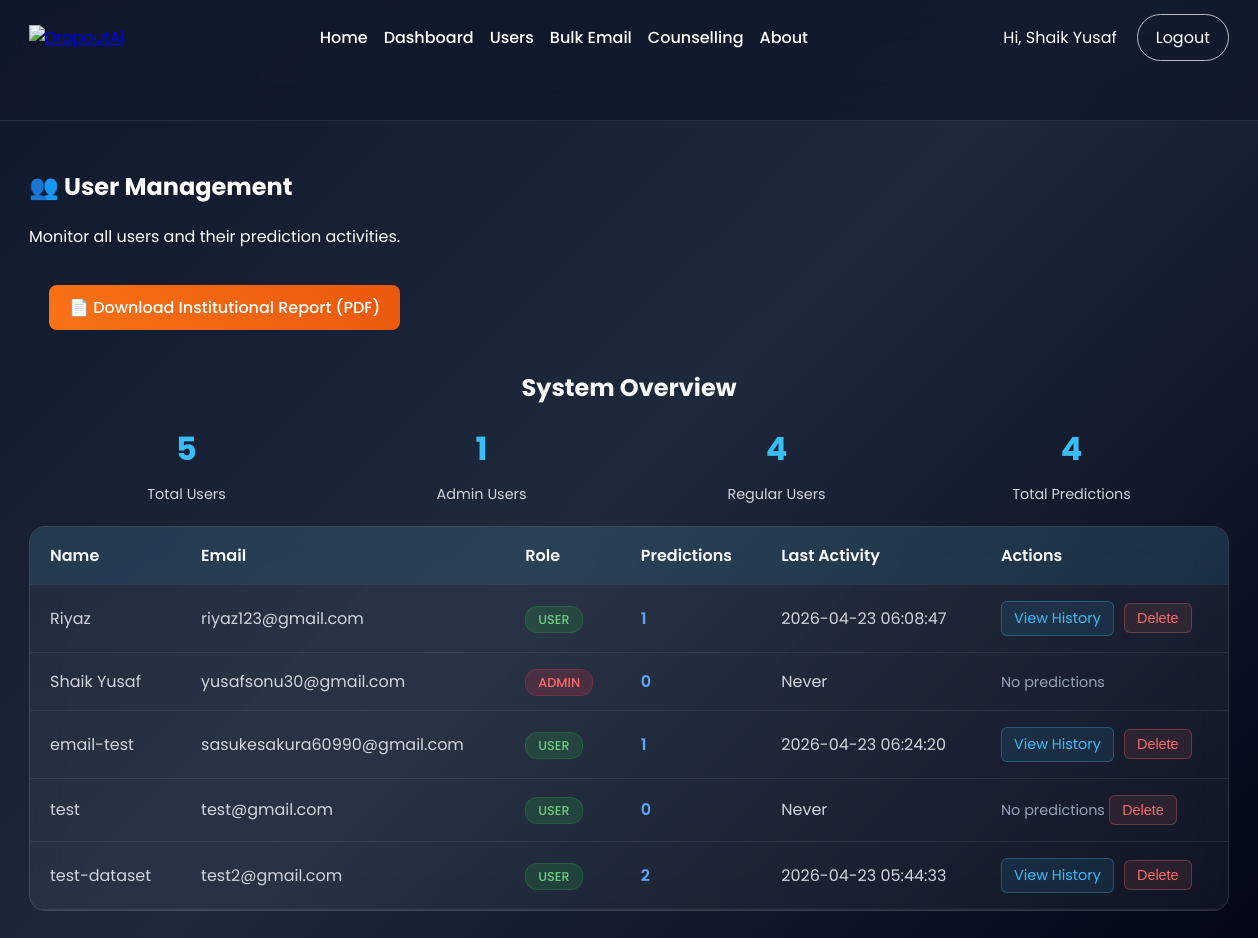
The app's page /admin/users (signed in) with its own data.
### tables this page shows
CREATE TABLE users (
            id INTEGER PRIMARY KEY AUTOINCREMENT,
            name TEXT NOT NULL,
            email TEXT NOT NULL UNIQUE,
            password TEXT NOT NULL,
            role TEXT NOT NULL
        );

### app.py (the view)
@app.route('/admin/users')
@admin_required
def admin_users():
    users = query_db('''
        SELECT u.id, u.name, u.email, u.role,
               COUNT(p.id) as prediction_count,
               MAX(p.prediction_date) as last_prediction
        FROM users u
        LEFT JOIN predictions p ON u.id = p.user_id
        GROUP BY u.id
        ORDER BY u.name
    ''')
    return render_template('admin_users.html', users=users)

### app.py (called while the page is built)
def get_db():
    db = getattr(g, '_database', None)
    if db is None:
        db = g._database = sqlite3.connect(DATABASE)
        db.row_factory = sqlite3.Row
    return db

def query_db(query, args=(), one=False):
    cur = get_db().execute(query, args)
    rv = cur.fetchall()
    cur.close()
    return (rv[0] if rv else None) if one else rv

def init_db():
    db = get_db()
    db.execute(
        '''CREATE TABLE IF NOT EXISTS users (
            id INTEGER PRIMARY KEY AUTOINCREMENT,
            name TEXT NOT NULL,
            email TEXT NOT NULL UNIQUE,
            password TEXT NOT NULL,
            role TEXT NOT NULL
        )'''
    )
    db.execute(
        '''CREATE TABLE IF NOT EXISTS predictions (
            id INTEGER PRIMARY KEY AUTOINCREMENT,
            user_id INTEGER NOT NULL,
            attendance REAL NOT NULL,
            avg_marks REAL NOT NULL,
            study_hours REAL NOT NULL,
            backlogs INTEGER NOT NULL,
            risk_level TEXT NOT NULL,
            prediction_date TIMESTAMP DEFAULT CURRENT_TIMESTAMP,
            FOREIGN KEY (user_id) REFERENCES users (id)
        )'''
    )
    db.commit()

@login_manager.user_loader
def load_user(user_id):
    user = query_db('SELECT * FROM users WHERE id = ?', [user_id], one=True)
    if user:
        return User(user['id'], user['name'], user['email'], user['role'])
    return None

@app.before_request
def before_request():
    init_db()

@app.context_processor
def inject_user():
    return {
        'logged_in': current_user.is_authenticated
    }

@app.teardown_appcontext
def close_connection(exception):
    db = getattr(g, '_database', None)
    if db is not None:
        db.close()

def admin_required(view):
    @wraps(view)
    def wrapped_view(*args, **kwargs):
        if not current_user.is_authenticated:
            flash('Please login to continue.', 'error')
            return redirect(url_for('login'))
        if current_user.role != 'admin':
            flash('Access denied. Admins only.', 'error')
            return redirect(url_for('predict'))
        return view(*args, **kwargs)
    return wrapped_view

### templates/admin_users.html (shortened to what this page needs)
{% extends 'base.html' %}
{% block styles %}
<link rel="stylesheet" href="{{ url_for('static', filename='css/style.css') }}">
{% endblock %}
{% block content %}
<section class="hero">
    <div class="hero-left">
        <h1>👥 User Management</h1>
        <p>Monitor all users and their prediction activities.</p>
    </div>
</section>
<section class="section">
    <div class="users-container">
        <div style="margin-bottom: 20px;">
            <a href="{{ url_for('admin_download_pdf_reports') }}" class="btn-pdf">📄 Download Institutional Report (PDF)</a>
        </div>
            <h2 style="text-align: center; margin-bottom: 20px; color: #f8fafc;">System Overview</h2>
            <div class="stats-grid">
                <div class="stat-item">
                    <span class="stat-number">{{ users|length }}</span>
                    <span class="stat-label">Total Users</span>
                </div>
                <div class="stat-item">
                    <span class="stat-number">{{ users|selectattr('role', 'equalto', 'admin')|list|length }}</span>
                    <span class="stat-label">Admin Users</span>
                </div>
                <div class="stat-item">
                    <span class="stat-number">{{ users|selectattr('role', 'equalto', 'user')|list|length }}</span>
                    <span class="stat-label">Regular Users</span>
                </div>
                <div class="stat-item">
                    <span class="stat-number">{{ users|sum(attribute='prediction_count') }}</span>
                    <span class="stat-label">Total Predictions</span>
                </div>
            </div>
        </div>
        <div class="users-table">
            <table>
                <thead>
                    <tr>
                        <th>Name</th>
                        <th>Email</th>
                        <th>Role</th>
                        <th>Predictions</th>
                        <th>Last Activity</th>
                        <th>Actions</th>
                    </tr>
                </thead>
                <tbody>
                    {% for user in users %}
                    <tr>
                        <td>{{ user.name }}</td>
                        <td>{{ user.email }}</td>
                        <td>
                            <span class="role-badge {{ user.role }}">
                                {{ user.role }}
                            </span>
                        </td>
                        <td>
                            <span class="prediction-count">{{ user.prediction_count }}</span>
                        </td>
                        <td>
                            {% if user.last_prediction %}
                                {{ user.last_prediction.split('.')[0] if '.' in user.last_prediction else user.last_prediction }}
                            {% else %}
                                Never
                            {% endif %}
                        </td>
                        <td>
                            {% if user.prediction_count > 0 %}
                                <a href="{{ url_for('admin_user_history', user_id=user.id) }}" class="btn-view-history">
                                    View History
                                </a>
                            {% else %}
                                <span style="color: #94a3b8; font-size: 0.9rem;">No predictions</span>
                            {% endif %}
                            {% if user.role == 'user' and user.id != current_user.id %}
                                <form method="POST" action="{{ url_for('delete_user', user_id=user.id) }}" style="display: inline;" onsubmit="return confirm('Are you sure you want to delete this user?');">
                                    <button type="submit" class="btn-delete">Delete</button>
                                </form>
                            {% endif %}
                        </td>
                    </tr>
                    {% endfor %}
                </tbody>
            </table>
        </div>
</section>
{% endblock %}

### templates/base.html (shortened to what this page needs)
<!DOCTYPE html>
<html lang="en">
<head>
    <link rel="stylesheet" href="{{ url_for('static', filename='css/style.css') }}">
    {% block styles %}{% endblock %}
</head>
<body>
    <header class="navbar">
        <div class="nav-inner">
            <div class="logo">
                <a href="/"><img src="{{ url_for('static', filename='images/logo.png') }}" alt="DropoutAi"></a>
            </div>
            <nav class="nav-links">
                <a href="/">Home</a>
                {% if logged_in %}
                    {% if current_user.role == 'admin' %}
                        <a href="/dashboard">Dashboard</a>
                        <a href="/admin/users">Users</a>
                        <a href="/admin/bulk_email">Bulk Email</a>
                        <a href="/counselling">Counselling</a>
                    {% else %}
                        <a href="/predict">Predict</a>
                        <a href="/user_dashboard">Dashboard</a>
                        <a href="/user_counselling">Counselling</a>
                        <a href="/analytics">Analytics</a>
                        <a href="/resources">Resources</a>
                    {% endif %}
                {% else %}
                    <a href="/resources">Resources</a>
                {% endif %}
                <a href="/about">About</a>
            </nav>
            <div class="nav-right">
                {% if logged_in %}
                    <span class="user-welcome">Hi, {{ current_user.name }}</span>
                    <a href="/logout" class="btn secondary">Logout</a>
                {% else %}
                    <a href="/login" class="btn login">Login</a>
                    <a href="/signup" class="btn signup">Sign Up</a>
                {% endif %}
            </div>
        </div>
    </header>
    <main class="main-container">
        {% block content %}{% endblock %}
    </main>
</body>
</html>

### static/css/style.css (style rules this page uses)
body { margin: 0; padding: 0; font-family: 'Poppins', sans-serif; background: linear-gradient(135deg, #0f172a, #1e293b, #020617); color: white; min-height: 100vh; }
.navbar { min-height: 120px; background: rgba(15, 23, 42, 0.75); backdrop-filter: blur(20px); border-bottom: 1px solid rgba(255, 255, 255, 0.1); position: sticky; top: 0; z-index: 1000; }
.nav-inner { width: min(1200px, 100%); padding: 14px 24px; margin: 0 auto; display: flex; align-items: center; justify-content: space-between; gap: 16px; }
.logo img { height: 110px; max-width: 100%; width: auto; }
.logo { flex-shrink: 0; }
.nav-links { display: flex; justify-content: center; gap: 16px; align-items: center; flex: 1 1 auto; flex-wrap: wrap; min-width: 0; }
.nav-links a { text-decoration: none; color: white; font-weight: 500; position: relative; transition: color 0.2s ease; }
.nav-links a::after { content: ""; width: 0; height: 2px; background: #ff7b00; position: absolute; left: 0; bottom: -4px; transition: width 0.25s ease; }
.nav-right { display: flex; align-items: center; gap: 10px; flex-shrink: 0; flex-wrap: wrap; justify-content: flex-end; }
.nav-right .btn { margin: 0; padding: 10px 18px; border-radius: 999px; text-decoration: none; display: inline-flex; align-items: center; justify-content: center; }
.nav-right .btn.secondary { border: 1px solid rgba(255, 255, 255, 0.7); color: white; background: transparent; }
.user-welcome { color: white; margin-right: 10px; max-width: 100%; word-break: break-word; }
.main-container { width: min(1200px, 100%); margin: 0 auto; padding: 28px 24px 40px; }

### templates/admin_users.html (style rules this page uses)
.users-container { max-width: 1200px; margin: 0 auto; padding: 20px; }
.users-table { background: rgba(255, 255, 255, 0.05); border-radius: 16px; overflow: hidden; border: 1px solid rgba(255, 255, 255, 0.12); backdrop-filter: blur(16px); }
.users-table table { width: 100%; border-collapse: collapse; }
.users-table th, .users-table td { padding: 16px 20px; text-align: left; border-bottom: 1px solid rgba(255, 255, 255, 0.08); }
.users-table th { background: rgba(56, 189, 248, 0.1); font-weight: 600; color: #f8fafc; }
.users-table td { color: #d1d5db; }
.role-badge { padding: 4px 12px; border-radius: 12px; font-size: 0.8rem; font-weight: 500; text-transform: uppercase; }
.role-badge.admin { background: rgba(220, 53, 69, 0.2); color: #ff6b6b; border: 1px solid rgba(220, 53, 69, 0.3); }
.role-badge.user { background: rgba(40, 167, 69, 0.2); color: #6bcf7f; border: 1px solid rgba(40, 167, 69, 0.3); }
.prediction-count { font-weight: 600; color: #60a5fa; }
.btn-view-history { display: inline-flex; align-items: center; padding: 6px 12px; border-radius: 6px; background: rgba(56, 189, 248, 0.1); color: #38bdf8; text-decoration: none; font-size: 0.9rem; border: 1px solid rgba(56, 189, 248, 0.3); transition: all 0.2s ease; margin-right: 6px; }
.btn-delete { display: inline-flex; align-items: center; padding: 6px 12px; border-radius: 6px; background: rgba(248, 113, 113, 0.1); color: #ff6b6b; text-decoration: none; font-size: 0.9rem; border: 1px solid rgba(248, 113, 113, 0.3); cursor: pointer; transition: all 0.2s ease; }
.btn-pdf { display: inline-flex; align-items: center; padding: 10px 20px; border-radius: 8px; background: linear-gradient(45deg, #f97316, #ea580c); color: white; text-decoration: none; font-weight: 500; transition: all 0.2s ease; margin-bottom: 20px; }
.stats-grid { display: grid; grid-template-columns: repeat(auto-fit, minmax(200px, 1fr)); gap: 20px; margin-top: 20px; }
.stat-item { text-align: center; }
.stat-number { font-size: 2rem; font-weight: 700; color: #38bdf8; display: block; margin-bottom: 8px; }
.stat-label { color: #d1d5db; font-size: 0.9rem; }

### records on screen
users: name "Shaik Yusaf", email "yusafsonu30@gmail.com", role "ADMIN", prediction_count "0", shows "Never", shows "No predictions"
users: name "Riyaz", email "riyaz123@gmail.com", role "USER", prediction_count "1", last_prediction "2026-04-23 06:08:47"
users: name "email-test", email "sasukesakura60990@gmail.com", role "USER", prediction_count "1", last_prediction "2026-04-23 06:24:20"
users: name "test", email "test@gmail.com", role "USER", prediction_count "0", shows "Never", shows "No predictions"
users: name "test-dataset", email "test2@gmail.com", role "USER", prediction_count "2", last_prediction "2026-04-23 05:44:33"

### other values on screen
{{ users|length }} "5"
{{ users|selectattr('role', 'equalto', 'admin')|list|length }} "1"
{{ users|selectattr('role', 'equalto', 'user')|list|length }} "4"
{{ users|sum(attribute='prediction_count') }} "4"
